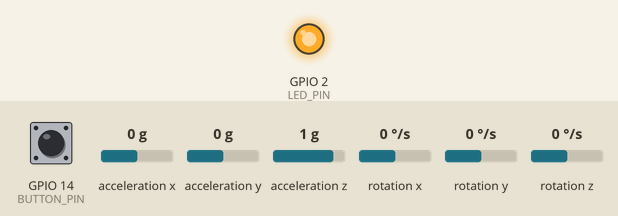
Bench run of a sketch on a simulated ESP32. Shown: output pins drawn as LEDs (lit = HIGH). Wiring (inferred from the names in the program): MPU-6050 motion sensor at I2C address 0x68. The test bench sets the inputs (shaded band); at power-on: GPIO 14 (BUTTON_PIN) HIGH, acceleration x 0 g, acceleration y 0 g, acceleration z 1 g, rotation x 0 °/s, rotation y 0 °/s, rotation z 0 °/s. WiFi joins after 1.5 s; servers stay silent unless stated; random numbers use the default seed unless the sketch sets one; what the sketch prints to the serial monitor is not drawn.

Above: at 3.8 s.
3.9 s: GPIO 14 (BUTTON_PIN) pulled LOW for 0.15 s
At 5.5 s:
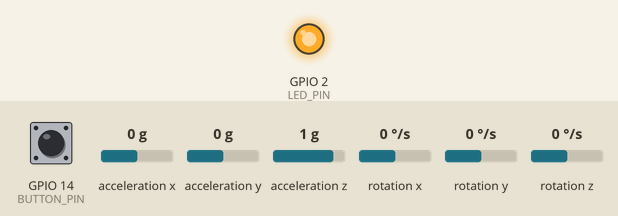
7.0 s: GPIO 14 (BUTTON_PIN) pulled LOW for 3.2 s
At 8.1 s:
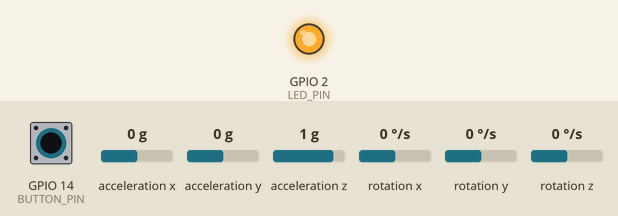
11.7 s: GPIO 14 (BUTTON_PIN) pulsed LOW 2 times (0.12 s each, 0.3 s apart)
At 13.1 s:
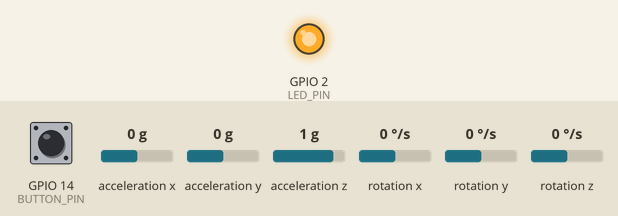
13.8 s: GPIO 14 (BUTTON_PIN) pulsed LOW 5 times (0.12 s each, 0.3 s apart)
At 14.25 s:
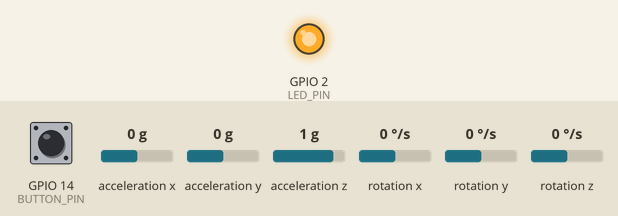
Timing chart, 0 to 16.8 s (numbered marks = the images above; inputs shaded):
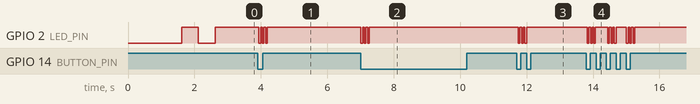

Measured:
- after the input at 3.9 s, GPIO 2 (LED_PIN): alternates HIGH for 0.05 s and LOW for 0.05 s, 6 changes in all, then stays HIGH, starting at once
- after the input at 7.0 s, GPIO 2 (LED_PIN): alternates HIGH for 0.05 s and LOW for 0.05 s, 6 changes in all, then stays HIGH, starting at once
- after the input at 11.7 s, GPIO 2 (LED_PIN): alternates HIGH for 0.05 s and LOW for 0.05 s, 6 changes in all, then stays HIGH, starting after 0.05 s
- after the input at 13.8 s, GPIO 2 (LED_PIN): HIGH → LOW at once, then repeats every 0.62 s: 2 × (HIGH 0.05 s, LOW 0.05 s), HIGH 0.37 s, LOW 0.05 s, until it stays HIGH from 15.3 s

The sketch:

caremates.ino
```cpp
#include <WiFi.h>
#include <WebServer.h>
#include <Wire.h>
#include <TinyGPSPlus.h>
#include <HTTPClient.h>
#include <ArduinoJson.h>
#include <WebSocketsClient.h>
const char* ssid = "OPPO A96";
const char* password = "d9desk2t";
#define BUTTON_PIN 14
#define LED_PIN 2
#define SDA_PIN 16
#define SCL_PIN 17

WebServer server(80);
WebSocketsClient webSocket;
bool wifiConnected = false;
bool mpuReady = false;
bool useDummyGPS = true;
TinyGPSPlus gps;
HardwareSerial SerialGPS(1);
// Button variables
int buttonCount = 0;
bool lastButtonState = HIGH;
unsigned long lastButtonPress = 0;
const unsigned long debounceDelay = 50;
unsigned long lastPrintTime = 0;
const unsigned long printInterval = 3000;
// const char* websocket_host = "192.168.101.7";
// const uint16_t websocket_port = 3001;
// const char* websocket_path = "/";
const char* websocket_host = "caremates-websocket.codebloop.my.id";
const uint16_t websocket_port = 443;              // default HTTPS/WSS port
const char* websocket_path = "/";

//Atur-atur
const char* serverUrl = "wss://web-sockets-caremates-production.up.railway.app/esp32";


// Sensor data
struct SensorData {
    float accelX = 0, accelY = 0, accelZ = 0;
    float gyroX = 0, gyroY = 0, gyroZ = 0;
    float temperature = 0;
    bool buttonPressed = false;
    int buttonCount = 0;
    unsigned long timestamp = 0;
    float lastLat = 0.0;
    float lastLon = 0.0;
} sensorData;
void sendSensorDataViaHTTP() {
    if (WiFi.status() != WL_CONNECTED) {
        Serial.println("❌ WiFi not connected, can't send data");
        return;
    }

    HTTPClient http;
    http.begin(serverUrl);
    http.addHeader("Content-Type", "application/json");
    WiFiClientSecure client;
    client.setInsecure(); //
    StaticJsonDocument<512> doc;

    doc["accelX"] = sensorData.accelX;
    doc["accelY"] = sensorData.accelY;
    doc["accelZ"] = sensorData.accelZ;
    doc["gyroX"] = sensorData.gyroX;
    doc["gyroY"] = sensorData.gyroY;
    doc["gyroZ"] = sensorData.gyroZ;
    doc["temperature"] = sensorData.temperature;
    doc["buttonPressed"] = sensorData.buttonPressed;
    doc["buttonCount"] = sensorData.buttonCount;
    doc["timestamp"] = sensorData.timestamp;
    doc["lastLat"] = sensorData.lastLat;
    doc["lastLon"] = sensorData.lastLon;

    String jsonStr;
    serializeJson(doc, jsonStr);

    int httpResponseCode = http.POST(jsonStr);

    if (httpResponseCode > 0) {
        String response = http.getString();
        Serial.printf("HTTP POST Response code: %d\n", httpResponseCode);
        Serial.println("Response: " + response);
    } else {
        Serial.printf("Error on sending POST: %s\n", http.errorToString(httpResponseCode).c_str());
    }

    http.end();
}

void setupWebSocket() {
    const char* websocket_host = "caremates-websocket.codebloop.my.id";
    const int websocket_port = 443;
    const char* websocket_path = "/";
    webSocket.beginSSL(websocket_host, websocket_port, websocket_path);
    webSocket.onEvent(webSocketEvent);
    webSocket.setReconnectInterval(5000);
}
void webSocketEvent(WStype_t type, uint8_t * payload, size_t length) {
  switch(type) {
    case WStype_DISCONNECTED:
      Serial.println("WebSocket Disconnected!");
      break;
    case WStype_CONNECTED:
      Serial.println("WebSocket Connected!");
      break;
    case WStype_TEXT:
      Serial.printf("Received: %s\n", payload);
      break;
  }
}
void setup() {
    Serial.begin(115200);
    delay(1000);
    Serial.println("==========================================");
    Serial.println("🚀 ESP32 Simple IoT System");
    Serial.println("==========================================");
    // Setup pins
    pinMode(BUTTON_PIN, INPUT_PULLUP);
    pinMode(LED_PIN, OUTPUT);
    digitalWrite(LED_PIN, LOW);

    Serial.println("📌 Hardware Setup:");
    Serial.printf("   Button: GPIO %d → GND\n", BUTTON_PIN);
    Serial.printf("   MPU6050 SDA: GPIO %d\n", SDA_PIN);
    Serial.printf("   MPU6050 SCL: GPIO %d\n", SCL_PIN);

    // Initialize MPU6050
    initMPU6050();
    if (!useDummyGPS) {
        SerialGPS.begin(9600, SERIAL_8N1, 16, 17);
    }
    // Connect WiFi
    connectWiFi();
    // Setup Web Server
    setupWebSocket();
    // webSocket.begin(websocket_host, websocket_port, websocket_path);
    // webSocket.onEvent(webSocketEvent);
    // webSocket.setReconnectInterval(5000);

    Serial.println("==========================================");
    Serial.println("✅ System Ready!");
    if (wifiConnected) {
        Serial.println("🌐 Web Dashboard: http://" + WiFi.localIP().toString());
    }
    Serial.println("🔘 Press button to test!");
    Serial.println("==========================================");
}

void initMPU6050() {
    Serial.println("\n📊 Initializing MPU6050...");
    Wire.begin(SDA_PIN, SCL_PIN);
    Wire.setClock(100000);
    byte address = 0x68;
    // Wake up MPU6050
    Wire.beginTransmission(address);
    Wire.write(0x6B); // Power management
    Wire.write(0x00); // Wake up
    byte error = Wire.endTransmission();
    if (error == 0) {
        delay(100);
        // Test reading
        Wire.beginTransmission(address);
        Wire.write(0x3B); // Accelerometer data
        Wire.endTransmission();

        Wire.requestFrom(address, (byte)6);
        if (Wire.available() >= 6) {
            mpuReady = true;
            Serial.println("✅ MPU6050 Ready!");
        } else {
            Serial.println("❌ MPU6050 read test failed");
        }
    } else {
        Serial.println("❌ MPU6050 not responding");
    }
}
void connectWiFi() {
    Serial.println("\n📡 Connecting to WiFi...");
    WiFi.begin(ssid, password);

    int attempts = 0;
    while (WiFi.status() != WL_CONNECTED && attempts < 20) {
        delay(500);
        Serial.print(".");
        attempts++;
        digitalWrite(LED_PIN, !digitalRead(LED_PIN));
    }
    if (WiFi.status() == WL_CONNECTED) {
        wifiConnected = true;
        digitalWrite(LED_PIN, HIGH);
        Serial.println("\n✅ WiFi Connected!");
        Serial.println("📍 IP: " + WiFi.localIP().toString());
    } else {
        Serial.println("\n❌ WiFi Failed!");
        digitalWrite(LED_PIN, LOW);
    }
}

void readMPU6050() {
    if (!mpuReady) return;

    byte address = 0x68;

    // Read accelerometer, temperature, and gyroscope
    Wire.beginTransmission(address);
    Wire.write(0x3B); // Starting register
    Wire.endTransmission();

    Wire.requestFrom(address, (byte)14);

    if (Wire.available() >= 14) {
        // Read raw data
        int16_t ax = (Wire.read() << 8) | Wire.read();
        int16_t ay = (Wire.read() << 8) | Wire.read();
        int16_t az = (Wire.read() << 8) | Wire.read();
        int16_t temp = (Wire.read() << 8) | Wire.read();
        int16_t gx = (Wire.read() << 8) | Wire.read();
        int16_t gy = (Wire.read() << 8) | Wire.read();
        int16_t gz = (Wire.read() << 8) | Wire.read();

        // Convert to real units
        sensorData.accelX = ax / 16384.0 * 9.81; // Convert to m/s²
        sensorData.accelY = ay / 16384.0 * 9.81;
        sensorData.accelZ = az / 16384.0 * 9.81;

        sensorData.gyroX = gx / 131.0; // Convert to °/s
        sensorData.gyroY = gy / 131.0;
        sensorData.gyroZ = gz / 131.0;

        sensorData.temperature = (temp / 340.0) + 36.53; // Convert to °C
        sensorData.timestamp = millis();
    }
}

void checkButton() {
    bool currentState = digitalRead(BUTTON_PIN);
    sensorData.buttonPressed = (currentState == LOW);

    // Detect button press events (with debouncing)
    if (currentState != lastButtonState) {
        if (millis() - lastButtonPress > debounceDelay) {
            if (currentState == LOW) {
                // Button pressed
                buttonCount++;
                sensorData.buttonCount = buttonCount;
                lastButtonPress = millis();

                Serial.printf("🔘 BUTTON PRESSED! Count: %d\n", buttonCount);
                Serial.println("   📊 Current sensor data:");
                if (mpuReady) {
                    Serial.printf("   🏃 Accel: X=%.2f Y=%.2f Z=%.2f m/s²\n",
                                 sensorData.accelX, sensorData.accelY, sensorData.accelZ);
                    Serial.printf("   🌡️ Temp: %.1f°C\n", sensorData.temperature);

                } else {
                    Serial.println("   ⚠️ MPU6050 not available");
                }
                // LED feedback
                for (int i = 0; i < 3; i++) {
                    digitalWrite(LED_PIN, LOW);
                    delay(50);
                    digitalWrite(LED_PIN, HIGH);
                    delay(50);
                }

            }
        }
        lastButtonState = currentState;
    }
}
void sendSensorDataViaWebSocket() {
    if (!webSocket.isConnected()) return;

    StaticJsonDocument<512> doc;

    doc["accelX"] = sensorData.accelX;
    doc["accelY"] = sensorData.accelY;
    doc["accelZ"] = sensorData.accelZ;
    doc["gyroX"] = sensorData.gyroX;
    doc["gyroY"] = sensorData.gyroY;
    doc["gyroZ"] = sensorData.gyroZ;
    doc["temperature"] = sensorData.temperature;
    doc["buttonPressed"] = sensorData.buttonPressed;
    doc["buttonCount"] = sensorData.buttonCount;
    doc["timestamp"] = sensorData.timestamp;
    doc["lastLat"] = sensorData.lastLat;
    doc["lastLon"] = sensorData.lastLon;

    String jsonStr;
    serializeJson(doc, jsonStr);
    webSocket.sendTXT(jsonStr);
}


void loop() {
    webSocket.loop();
    if (wifiConnected) {
        server.handleClient();
    }
    readMPU6050();
    checkButton();
    updateGPS();
    static unsigned long lastStatus = 0;
    if (millis() - lastStatus >= 5000) {
        sendSensorDataViaWebSocket();
        // sendSensorDataViaHTTP();
        lastStatus = millis();
        Serial.println("💓 System Status:");
        Serial.printf("   ⏱️ Uptime: %lu seconds\n", millis() / 1000);
        Serial.printf("   🔘 Button: %s (Count: %d)\n",
                     sensorData.buttonPressed ? "PRESSED" : "Released", buttonCount);

        if (mpuReady) {
            Serial.printf("   📊 Accel: %.2f, %.2f, %.2f m/s²\n",
                         sensorData.accelX, sensorData.accelY, sensorData.accelZ);
        }

        if (wifiConnected) {
            Serial.println("   🌐 WiFi: Connected");
        }
    }

    delay(50);
}

void updateGPS() {
  if (useDummyGPS) {
    float baseLat = -6.200000;
    float baseLon = 106.816666;
    float noiseLat = ((float)random(-500, 500)) / 100000.0;
    float noiseLon = ((float)random(-500, 500)) / 100000.0;
    float lat = baseLat + noiseLat;
    float lon = baseLon + noiseLon;
    sensorData.lastLat=lat;
    sensorData.lastLon=lon;
    char nmea[100];
    int latDeg = abs((int)lat);
    float latMin = (abs(lat) - latDeg) * 60.0;
    char ns = lat < 0 ? 'S' : 'N';
    int lonDeg = abs((int)lon);
    float lonMin = (abs(lon) - lonDeg) * 60.0;
    char ew = lon < 0 ? 'W' : 'E';

    // snprintf(nmea, sizeof(nmea),
    //          "$GPRMC,123519,A,%02d%07.4f,%c,%03d%07.4f,%c,000.5,054.7,191194,020.3,E*68",
    //          latDeg, latMin, ns, lonDeg, lonMin, ew);

    for (int i = 0; i < strlen(nmea); i++) {
      gps.encode(nmea[i]);
    }

    Serial.print("GPS");
    Serial.println(nmea);
  }
}
// void printLastLocation() {
//   if (lastLat != 0.0 && lastLon != 0.0) {
//     Serial.print("Last Known Location -> ");
//     Serial.print("Lat: "); Serial.print(lastLat, 6);
//     Serial.print(" | Lon: "); Serial.println(lastLon, 6);
//   }
// }
```
